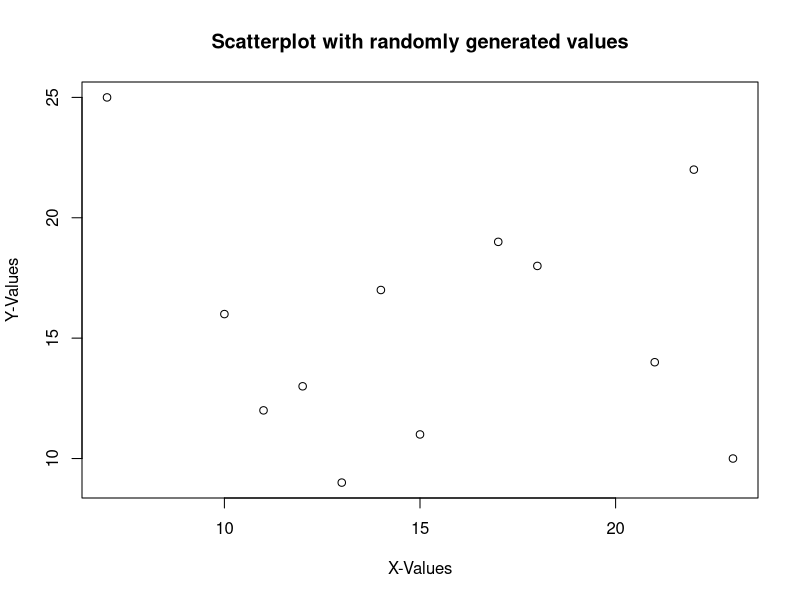

Generate this figure with R:
## ---- chunk 1
knitr::opts_chunk$set(echo = TRUE)
## ---- chunk 2
rnorm(10, mean = 12, sd = 3)
## ---- chunk 3
a <- sample(5:25, 12)

mean(a)
## ---- chunk 4
x <- sample(5:25, 12)
y <- sample(5:25, 12)

plot(x, y,
     main = "Scatterplot with randomly generated values",
     xlab = "X-Values",
     ylab = "Y-Values")
## ---- chunk 5

standard_error <- function(numbs){
  
  sd(numbs)/sqrt(length(numbs))
  
}

b <- rnorm(15, mean = 12, sd = 3)

standard_error(b)


library(plotrix)
std.error(b)

## ---- chunk 6
BMI <- function(kg,m){
  
  kg/(m^2)
  
}

BMI(85,1.9)
